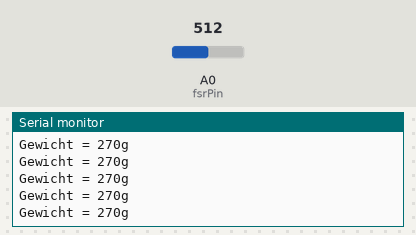
A sketch run on a simulated Arduino Uno, built with avr-gcc and run on an emulated ATmega328P. Shown: the last lines printed to the serial monitor. The inputs (shaded band) are chosen by the test bench; at power-on: A0 (fsrPin) = 512.

Above: at 1.2 s.
1.3 s: A0 (fsrPin) set to 491
At 1.32 s:
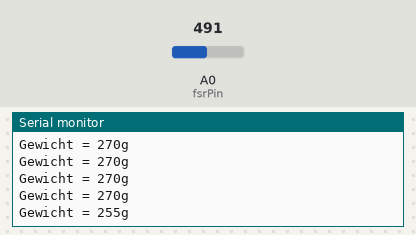
2.8 s: A0 (fsrPin) set to 511
At 2.84 s:
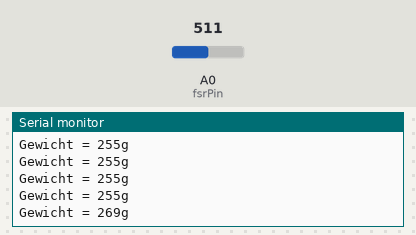
Timing chart, 0 to 5.8 s (numbered marks = the images above; inputs shaded):
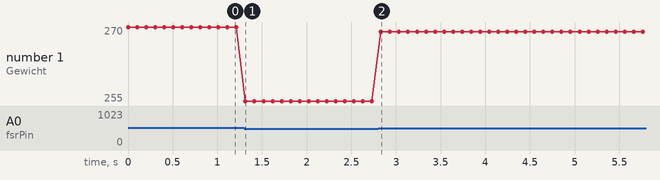

Measured:
- after the input at 1.3 s, the serial monitor: prints a new line at once (image 1)
- after the input at 2.8 s, the serial monitor: prints a new line at once (image 2)
- plotted number 1: 270 → 255 after the input at 1.3 s, 255 → 269 after the input at 2.8 s

The sketch:

sketch_fsr.ino
```cpp
#include <Arduino.h>

int fsrPin = 0;  // Pin A0 definieren
int sensorValue; // Analoges Ergebnis aus Pin A0 in bits
long voltage;     // Umgerechnetes Ergebnis in Volt
int weight;
float arithmeticAverage;

const int size = 5;
long voltageArray[size];


// Einstieg für Arduino, bevor loop()
void setup(void)
{
    Serial.begin(115200); // Baudrate setzen
}


/*
 * ----------------------
 *    Berechnungen
 * -----------------------
 */

// Berechnet den Mittelwert der Werte aus dem Array
float calculateAverage()
{
    float sum = 0;
    for (int i = 0; i < size; i++)
    {
        sum = sum + voltageArray[i];
    }

    return sum / size;
}

// Berechnet den arithmetischen Mittelwert des arrays
float calculateArithmeticAverage()
{
    float average = calculateAverage();

    float s = 0;
    for (int i = 0; i < size; i++)
    {
        s = s + powf(average - voltageArray[i], 2);
    }

    s = s / size;
    s = powf(s, 0.5);
    return s;
}

// Berechnet Volt aus dem analogen Ergebnis
long calculateVoltage()
{
    long bitMin = 0;
    long bitMax = 1023;
    long voltMin = 0;
    long voltMax = 5000;
    return (sensorValue - bitMin) * (voltMax - voltMin) / (bitMax - bitMin) + voltMin; // gemessener Bitwert * (Volt pro Bit)
}

int calculateWeight() {
  long voltMin;
  long voltMax;
  long weightMin;
  long weightMax;

  if(voltage <= 1300) {
    voltMin = 0;
    voltMax = 1300;
    weightMin = 0;
    weightMax = 90;
  } else if(voltage <= 2700) {
    voltMin = 1301;
    voltMax = 2700;
    weightMin = 91;
    weightMax = 300;
  } else if (voltage <= 3500) {
    voltMin = 2701;
    voltMax = 3500;
    weightMin = 301;
    weightMax = 500;
  } else {
    voltMin = 3501;
    voltMax = 3780;
    weightMin = 501;
    weightMax = 650;
  }

  return (voltage - voltMin) * (weightMax - weightMin) / (voltMax - voltMin) + weightMin; // Volt Fallabhängig in Gramm umrechnen
}


/*
 * ----------------------
 *    Ausgaben
 * -----------------------
 */

void printPlotter()
{
    Serial.println(voltage);
}


void printWeight() {
  Serial.print("Gewicht = ");
  Serial.print(weight);
  Serial.println("g");
}

// Werte auf dem seriellen Monitor ausgeben
void printMonitor()
{

    Serial.print("Wert: Sensor = ");
    Serial.print(sensorValue);
    Serial.print(",    mV = ");
    Serial.print(voltage);
    Serial.print(",    s = ");
    Serial.println(arithmeticAverage);


    /*if (sensorValue < 10)
    {
        Serial.println(" - Nicht berührt");
    }
    else if (sensorValue < 100)
    {
        Serial.println(" - Leicht berührt");
    }
    else if (sensorValue < 300)
    {
        Serial.println(" - Leicht gedrückt");
    }
    else if (sensorValue < 600)
    {
        Serial.println(" - Mittel gedrückt");
    }
    else
    {
        Serial.println(" - Hart gedrückt");
    }*/

    if (arithmeticAverage > 1000)
    {
        Serial.println("---------------- FOTO ------------------");
    }

}


/*
 * ----------------------
 *    Loop
 * -----------------------
 */

// Fügt ein Wert in das Array hinzu
void addValue(long value)
{

    for (int i = 1; i < size; i++)
    {
        voltageArray[i-1] = voltageArray[i];
    }

    voltageArray[size-1] = value;

    /*voltageArray[0] = voltageArray[1];
    voltageArray[1] = voltageArray[2];
    voltageArray[2] = voltageArray[3];
    voltageArray[3] = voltageArray[4];

    voltageArray[4] = value;*/

}

void loop(void)
{
    // 1. SensorPin auslesen in Bits
    sensorValue = analogRead(fsrPin);

    // 2. Wert in Volt umrechnen
    voltage = calculateVoltage();

    arithmeticAverage = calculateArithmeticAverage();//der Mittelwert für den Trigger wird berechnet

    addValue(voltage); //der Spannungsstring wird mit Werten

    weight = calculateWeight();


    // 3. Wert ausgeben in Monitor oder Plotter
    //printMonitor();
    //printPlotter();
    printWeight();

    delay(100);
}
```
